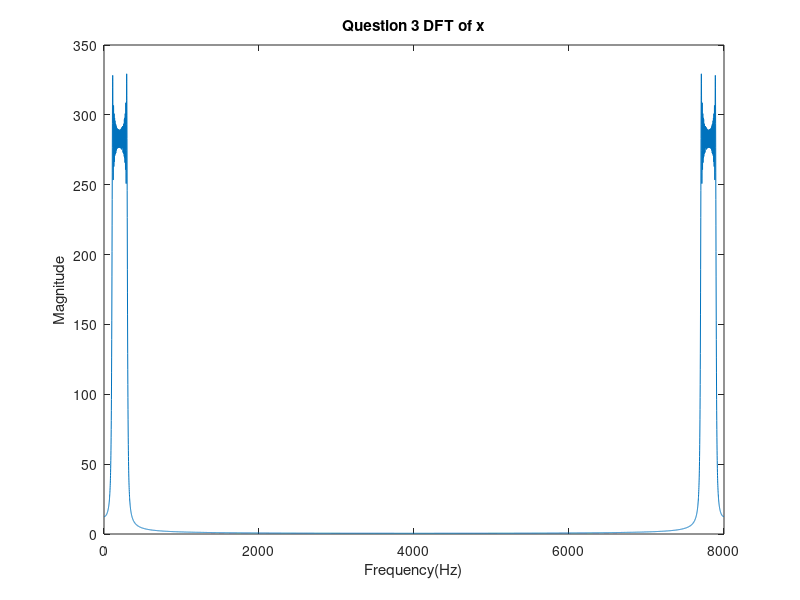
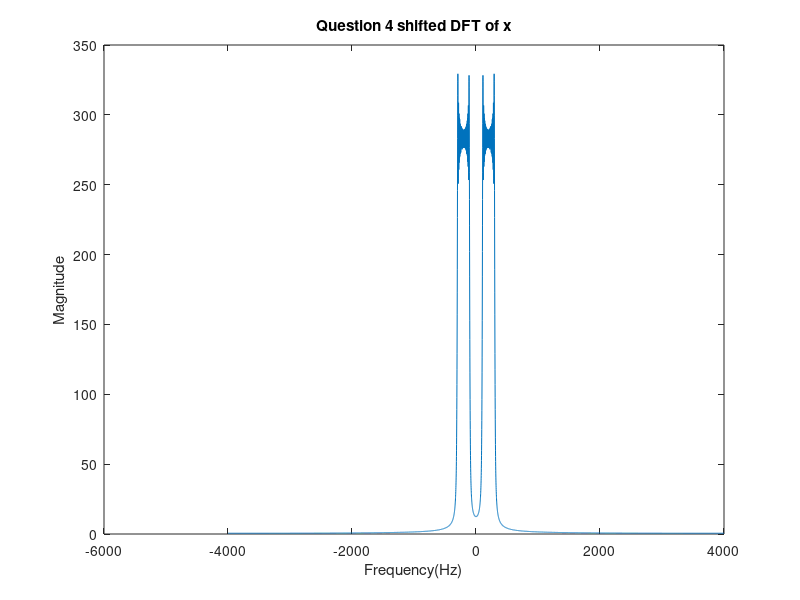
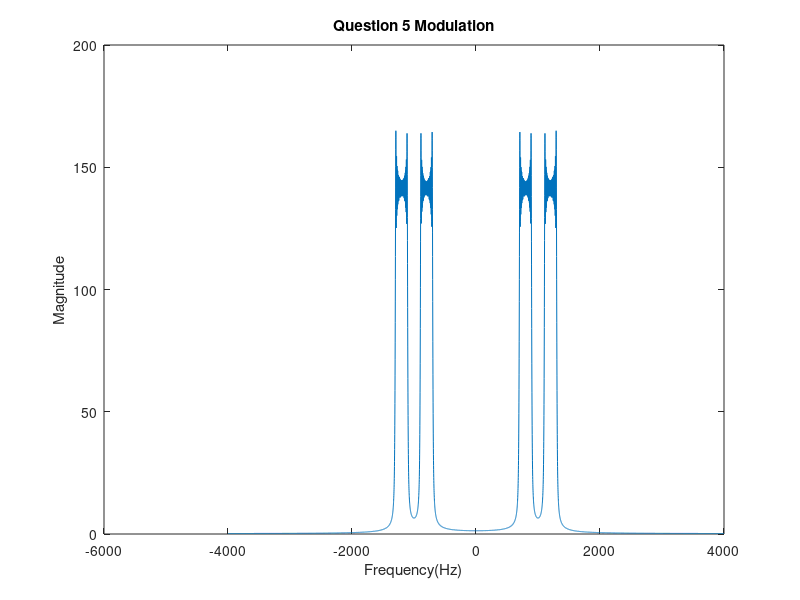
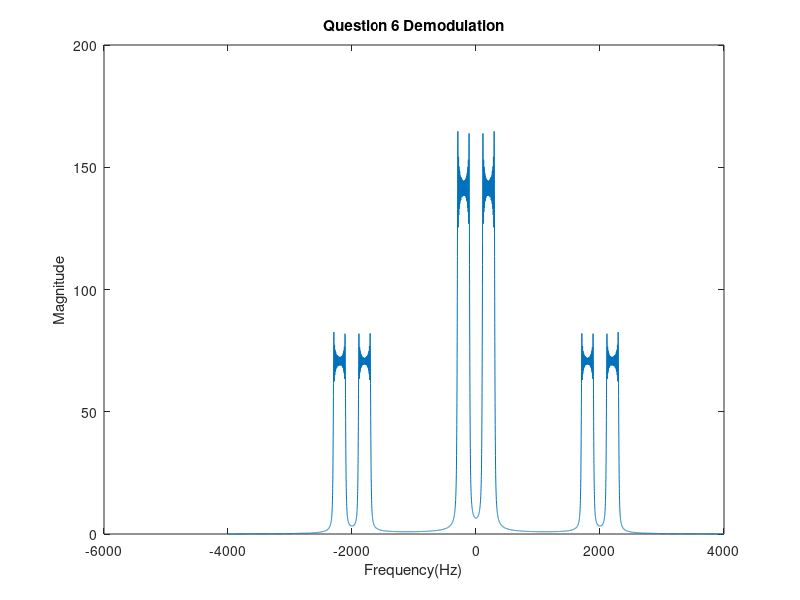

Here is the MATLAB script that generated these plots, in order:
% Workshop Report 4
% Monday 13 pm
% Group 7: Sijie Liu, Didi Chi, Mun Hoe Wong

% Q3
% construct a chirp signal x defined by
t = [0:1/8000:8191/8000];
x = sin(2*pi*100*t + 2*pi*100*(t.*t));
% xfft is the DFT of signal x
xfft = fft(x);
% xfftm is the magnitude of xfft
xfftm = abs(fft(x)); 
% convert the unit of horizontal axis to Hz by using equation (7)
% the horizontal axis should vary in frequency from 0 to 8000 Hz
f1 = (0:length(t)-1)*0.9766;
figure ;
plot(f1,xfftm);
title('Question 3 DFT of x');
xlabel('Frequency(Hz)');
ylabel('Magnitude');

% Q4 
% Manipulate the result of the fft function to yield a plot of the DFT of
% the chirp where the horizontal axis is -4000 Hz to 4000 Hz
f2 = (-4096:(length(t)-4097))*0.9766;
xfftm2 = fftshift(xfftm);
figure ;
plot(f2,xfftm2);
title('Question 4 shifted DFT of x');
xlabel('Frequency(Hz)');
ylabel('Magnitude');

% Q5 
% Multiply the above chirp signal by a sinusoidal wave with frequency 1kHz
y = x.*sin(2*pi*1000*t);
yfft = fft(y);
yfftm = fftshift(abs(yfft));
figure ;
plot(f2,yfftm);
title('Question 5 Modulation');
xlabel('Frequency(Hz)');
ylabel('Magnitude');

% Q6 
% demodulate the modulated signal in the previous question by multiplying
% again with a sinusoidal wave with frequency 1kHz
z = y.*sin(2*pi*1000*t);
zfftm = fftshift(abs(fft(z)));
figure;
plot(f2,zfftm);
title('Question 6 Demodulation');
xlabel('Frequency(Hz)');
ylabel('Magnitude');

% Q7
% design the filter to get the demodulated signal more similar to the
% original signal
% the lower frequency content is desirable so that the higher frequency
% should be filtered out
% the majority frequency component  of the signal after filtering should
% varies from -1000Hz to 1000 Hz, which should be the same as the original
% signal. This range of frequency is 1/4 of the whole frequency range of
% the signal being filtered.
% therefore the cutoff frequency of the filter is chosen to be 0.25
[B,A] = butter(10,0.25);
zfiltered = filter(B,A,z);
zfilteredm = fftshift(abs(fft(zfiltered)));
figure;
plot(f2,zfilteredm);
title('Question 7 Filtered Demodulation');
xlabel('Frequency(Hz)');
ylabel('Magnitude');


% Q14 
% According to the answer derived from Q13, 
% poles location are 1, (1+sqrt(5))/2 and (1-sqrt(5))/2
% They were put into a vector P = [1,(1+sqrt(5))/2,(1-sqrt(5))/2]
% residues are -1, 2/(5-sqrt(5)),2/(sqrt(5)+5)
% They were put into a vector R = [-1, 2/(sqrt(5)-5),2/(sqrt(5)+5)]
% Because there were no constant terms, K is a zero vector [0,0,0]

% Vectors B and A specify the coefficients of the numerator and
% denominator polynomials in descending powers of z.

R = [-1, 2/(5-sqrt(5)),2/(sqrt(5)+5)];
P = [1,(1+sqrt(5))/2,(1-sqrt(5))/2];
K = [0,0,0];
[B,A] = residue(R,P,K);




